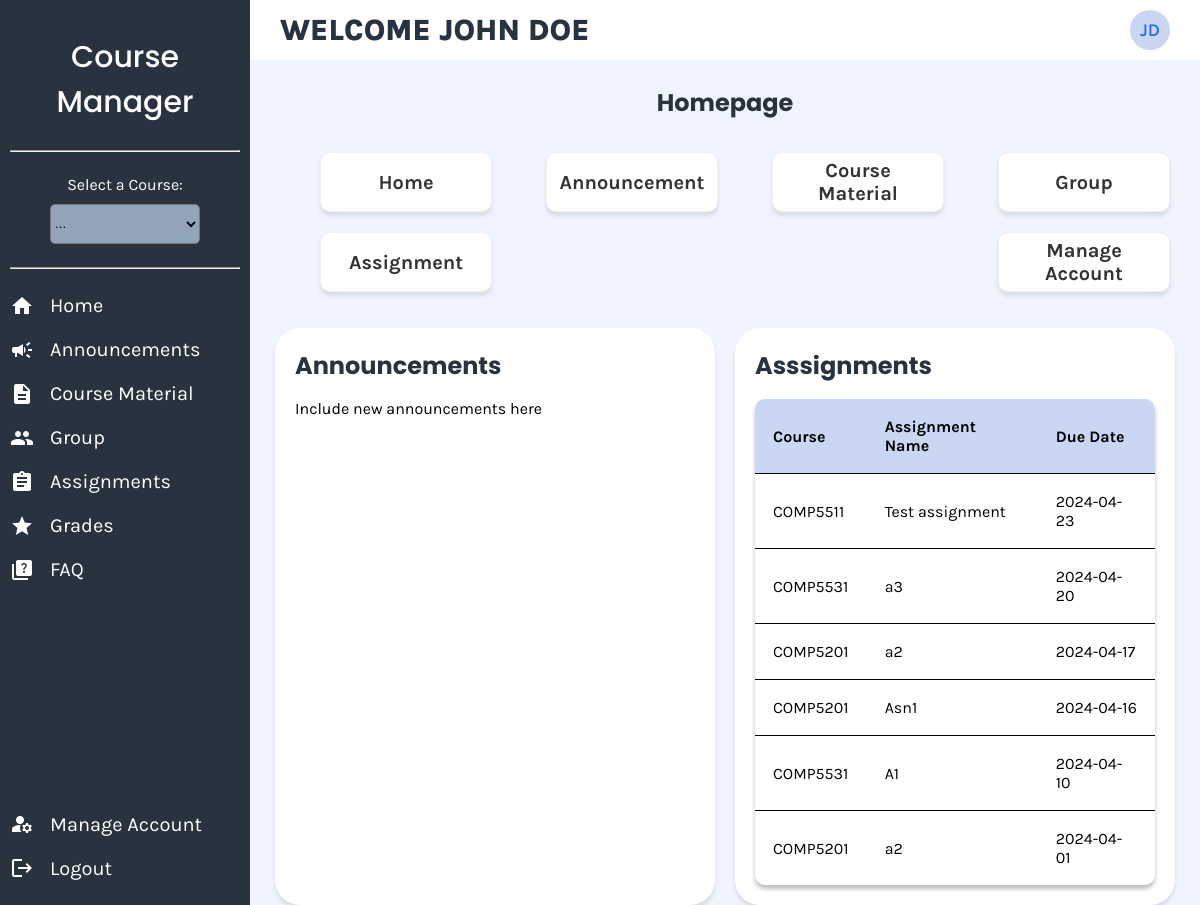
The app's page /professor.php (signed in) with its own data.
### tables this page shows
CREATE TABLE IF NOT EXISTS `assignments` (
  `Title` varchar(100) NOT NULL,
  `Weight` decimal(10,0) NOT NULL,
  `Max Mark` decimal(10,0) NOT NULL,
  `Post Date` date NOT NULL,
  `Due Date` date NOT NULL,
  `assign_id` int NOT NULL AUTO_INCREMENT,
  `assign_instructions` text NOT NULL,
  `course_id` int NOT NULL,
  PRIMARY KEY (`assign_id`),
  KEY `course_id` (`course_id`),
  CONSTRAINT `assignments_ibfk_1` FOREIGN KEY (`course_id`) REFERENCES `courses` (`course_id`) ON DELETE CASCADE ON UPDATE CASCADE
);

CREATE TABLE IF NOT EXISTS `courses` (
  `course_id` int NOT NULL AUTO_INCREMENT,
  `course_name` varchar(150) NOT NULL,
  `course_code` varchar(150) NOT NULL,
  `dept_name` varchar(150) NOT NULL,
  `semester` varchar(150) NOT NULL,
  `room_no` varchar(150) NOT NULL,
  `instructor_name` varchar(150) NOT NULL,
  PRIMARY KEY (`course_id`)
) AUTO_INCREMENT=4;

### professor.php (the view, shortened to what this page needs)
<?php
require 'header.php';
require 'sidebar.php';
$assignmentQuery = "SELECT a.*, c.course_code
                    FROM assignments a
                    INNER JOIN courses c ON a.course_id = c.course_id
                    ORDER BY a.`Due Date` DESC";
$assignmentResult = mysqli_query($conn, $assignmentQuery);
?>
<!DOCTYPE html>
<html lang="en">
<head>
    <link rel="stylesheet" href="style.css">
</head>
<body>
    <main>
        <div class="container">
            <h1>Homepage</h1>
            <div class="tiles">
                <ul class="tiles">
                    <li>
                        <a href="index.php">Home</a>
                    </li>
                    <li>
                        <a href="#">Announcement</a>
                    </li>
                    <li>
                        <a href="course_material.php">Course Material</a>
                    </li>
                    <li>
                        <a href="groups.php">Group</a>
                    </li>
                    <li>
                        <a href="assignment.php">Assignment</a>
                    </li>
                    <li>
                        <a href="manage_account.php">Manage Account</a>
                    </li>
                </ul>
            </div>
            <div class="general-tile">
                <div class="mid-tile">
                    <h1 class="mid-content">Announcements</h1>
                    <p>Include new announcements here</p>
                </div>
                <div class="mid-tile">
                    <h1 class="mid-content">Asssignments</h1>
                    <table>
                        <tr>
                            <th>Course</th>
                            <th>Assignment Name</th>
                            <th>Due Date</th>
                        </tr>
                        <?php
                        while ($row = mysqli_fetch_assoc($assignmentResult)) {
                            echo "<tr>";
                            echo "<td>" . $row['course_code'] . '</td>';
                            echo "<td>" . $row['Title'] . '</td>';
                            echo '<td>' . $row['Due Date'] . '</td>';
                            echo "</tr>";
                        }
                        ?>
                    </table>
                </div>
            </div>
        </div>
    </main>
</body>
</html>

### style.css (style rules this page uses)
main { background-color: #eff4ff; position: absolute; top: 60px; left: 250px; right: 0px; bottom: 0px; }
.container { margin: 25px 25px 25px 25px; }
h1 { font-family: 'Poppins', sans-serif; font-size: 24px; color: #29333F; text-align: center; }
table { width: 100%; position: relative; background: white; box-shadow: 0px 4px 4px rgba(0, 0, 0, 0.25); border-radius: 10px; border-collapse: collapse; overflow: hidden; }
tr { border-bottom: 1px solid black; }
tr:last-child { border-bottom: none; }
th { background-color: #c9d7f2; }
th, td { padding: 18px; text-align: left; }
*, *::after, *::before { box-sizing: border-box; }
body { color: black; font-family: 'Karla', sans serif; }
.tiles { display: flex; flex-wrap: wrap; justify-content: space-between; list-style-type: none; width: 100%; }
.tiles li { flex: 0 0 20%; background-color: white; padding: 10px; border-radius: 10px; text-align: center; justify-content: center; margin: 0px 5px 20px 5px; height: 60px; display: flex; align-items: center; border: 1px solid rgb(240, 240, 240); box-shadow: 0px 4px 4px rgba(0, 0, 0, 0.1); font-family: 'Karla', sans-serif; font-weight: 700; font-size: 20px; }
.tiles a { text-decoration: none; color: #333; }
.general-tile { display: grid; grid-template-columns: repeat(2, 1fr); gap: 20px; }
.mid-tile { background-color: white; padding: 20px; border-radius: 25px; box-shadow: 0px 4px 4px rgba(0, 0, 0, 0.1); }
.mid-content { margin-top: 0; text-align: left; }

### records on screen
assignments: course.course_code "COMP5511", Title "Test assignment", Due Date "2024-04-23"
assignments: course.course_code "COMP5531", Title "a3", Due Date "2024-04-20"
assignments: course.course_code "COMP5201", Title "a2", Due Date "2024-04-17"
assignments: course.course_code "COMP5201", Title "Asn1", Due Date "2024-04-16"
assignments: course.course_code "COMP5531", Title "A1", Due Date "2024-04-10"
assignments: course.course_code "COMP5201", Title "a2", Due Date "2024-04-01"

### other values on screen
$pageTitle "WELCOME JOHN DOE"
$initials "JD"
